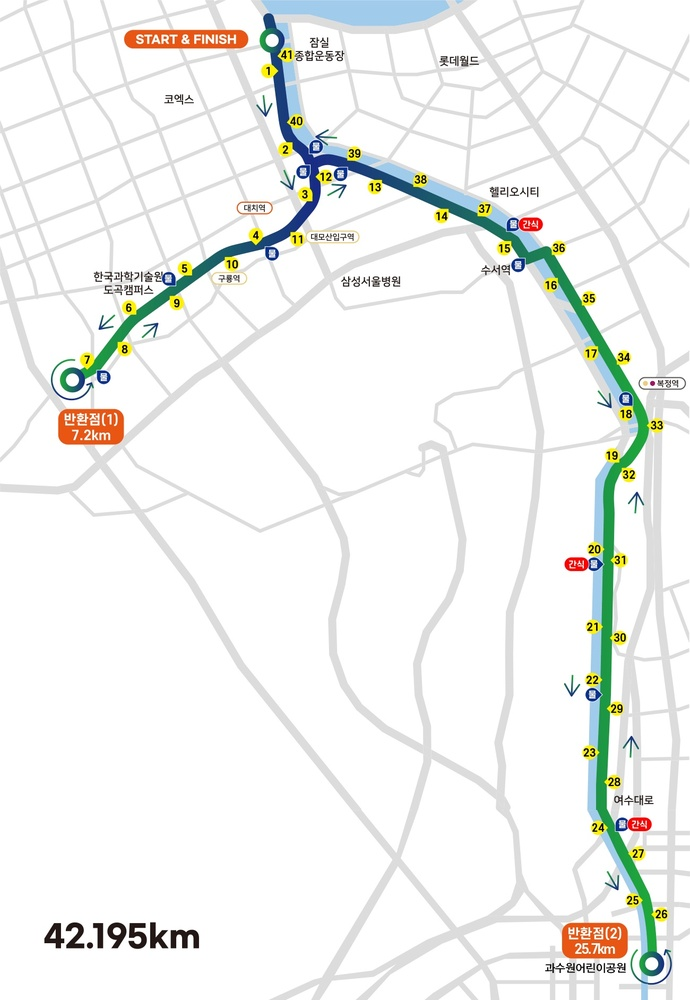
#> input picture data/Dataset/images/008.jpg, 690 x 1000 px, shrunk from 1300 x 1884 before the run
$ python visualize_component_filter.py --input-mask ../../data/Dataset/images/008.jpg
#> lines starting #> are read from the running program, lines starting #| are printed output that depends on the picture; after the words box and inside, x2 and y2 are one past the last pixel; in counts of white or black regions, pixels touching at a corner belong together
"""
작은 성분 제거(remove_small_components) 과정을 시각화하는 스크립트.

입력 마스크에 대해 아래 결과를 생성한다.
1) 이진화 결과
2) 제거 전 연결 성분 라벨 시각화
3) 작은 성분 제거 후 마스크
4) 제거된 픽셀만 강조한 오버레이
5) 간단한 통계 JSON
"""

from __future__ import annotations

import argparse
import json
import math
from pathlib import Path
from typing import List, Tuple

import numpy as np
from PIL import Image, ImageDraw, ImageFont


NEIGHBOR_OFFSETS_8: Tuple[Tuple[int, int], ...] = (
    (-1, -1),
    (-1, 0),
    (-1, 1),
    (0, -1),
    (0, 1),
    (1, -1),
    (1, 0),
    (1, 1),
)


def build_arg_parser() -> argparse.ArgumentParser:
    """커맨드라인 인자를 정의한다."""
    parser = argparse.ArgumentParser(description="Visualize remove_small_components process")
    parser.add_argument(
        "--input-mask",
        type=str,
        required=True,
        help="Path to input mask image",
    )
    parser.add_argument(
        "--output-dir",
        type=str,
        default="outputs/component_filter_visualization",
        help="Output directory",
    )
    parser.add_argument(
        "--threshold",
        type=int,
        default=127,
        help="Binarization threshold", # 입력 마스크가 흑백이 아닌 경우, 이 임계값으로 이진화한다.
    )
    parser.add_argument(
        "--min-component-area",
        type=int,
        default=130,
        help="Minimum area to keep components", # 이 픽셀 수 미만인 성분은 제거된다.
    )
    parser.add_argument(
        "--max-labeled-components",
        type=int,
        default=60,
        help="Maximum components to color individually in label preview", # 연결 성분 라벨 시각화에서 개별 색상으로 구분할 최대 성분 수. 이 수를 초과하는 성분은 회색으로 표시된다.
    )
    return parser


def load_binary_mask(mask_path: Path, threshold: int) -> np.ndarray:
    """마스크를 읽어 이진 배열(bool)로 변환한다."""
    image = Image.open(mask_path).convert("L")
    arr = np.asarray(image, dtype=np.uint8)
    return arr > threshold


def connected_components(binary: np.ndarray) -> List[List[Tuple[int, int]]]:
    """8-연결 성분을 구한다."""
    height, width = binary.shape
    visited = np.zeros_like(binary, dtype=bool)
    components: List[List[Tuple[int, int]]] = []

    ys, xs = np.nonzero(binary)
    for start_y, start_x in zip(ys.tolist(), xs.tolist()):
        if visited[start_y, start_x]:
            continue

        stack: List[Tuple[int, int]] = [(start_y, start_x)]
        visited[start_y, start_x] = True
        component: List[Tuple[int, int]] = []

        while stack:
            y, x = stack.pop()
            component.append((y, x))

            for dy, dx in NEIGHBOR_OFFSETS_8:
                ny, nx = y + dy, x + dx
                if 0 <= ny < height and 0 <= nx < width:
                    if binary[ny, nx] and not visited[ny, nx]:
                        visited[ny, nx] = True
                        stack.append((ny, nx))

        components.append(component)

    return components


def remove_small_components(binary: np.ndarray, min_area: int) -> np.ndarray:
    """픽셀 수가 min_area 미만인 성분을 제거한다."""
    if min_area <= 0:
        return binary.copy()

    cleaned = np.zeros_like(binary, dtype=bool)
    components = connected_components(binary)
    for component in components:
        if len(component) >= min_area:
            ys, xs = zip(*component)
            cleaned[np.array(ys), np.array(xs)] = True

    return cleaned


def bool_to_rgb(mask: np.ndarray) -> Image.Image:
    """bool 마스크를 흑백 RGB로 변환한다."""
    gray = mask.astype(np.uint8) * 255
    rgb = np.stack([gray, gray, gray], axis=-1)
    return Image.fromarray(rgb)


def component_label_preview(
    binary: np.ndarray,
    components: List[List[Tuple[int, int]]],
    max_components: int,
) -> Image.Image:
    """연결 성분을 색으로 구분해 보여준다."""
    canvas = np.zeros((binary.shape[0], binary.shape[1], 3), dtype=np.uint8)

    # 큰 성분을 먼저 표시하면 주요 성분 식별이 쉬워진다.
    sorted_components = sorted(components, key=len, reverse=True)
    palette = [
        (255, 90, 90),
        (90, 200, 255),
        (100, 230, 130),
        (255, 190, 70),
        (200, 120, 255),
        (255, 120, 190),
        (120, 255, 210),
        (210, 220, 120),
    ]

    for idx, component in enumerate(sorted_components[: max(1, max_components)]):
        color = palette[idx % len(palette)]
        ys, xs = zip(*component)
        canvas[np.array(ys), np.array(xs)] = np.array(color, dtype=np.uint8)

    # 색상 제한 밖의 성분은 회색으로 처리한다.
    for component in sorted_components[max(1, max_components) :]:
        ys, xs = zip(*component)
        canvas[np.array(ys), np.array(xs)] = np.array((150, 150, 150), dtype=np.uint8)

    return Image.fromarray(canvas)


def removed_overlay(original: np.ndarray, cleaned: np.ndarray) -> Image.Image:
    """제거된 픽셀을 빨간색으로 강조한다."""
    base = np.stack([original.astype(np.uint8) * 255] * 3, axis=-1)
    removed = original & (~cleaned)
    base[removed] = np.array([255, 40, 40], dtype=np.uint8)
    return Image.fromarray(base)


def with_title(image: Image.Image, title: str) -> Image.Image:
    """이미지 상단에 제목 텍스트를 붙인다."""
    top = 30
    canvas = Image.new("RGB", (image.width, image.height + top), (255, 255, 255))
    canvas.paste(image, (0, top))
    draw = ImageDraw.Draw(canvas)
    draw.text((8, 8), title, fill=(0, 0, 0), font=ImageFont.load_default())
    return canvas


def contact_sheet(images: List[Image.Image], cols: int = 2) -> Image.Image:
    """여러 이미지를 그리드로 묶는다."""
    if not images:
        raise ValueError("No images to compose")

    max_w = max(img.width for img in images)
    max_h = max(img.height for img in images)
    rows = int(math.ceil(len(images) / cols))
    sheet = Image.new("RGB", (cols * max_w, rows * max_h), (245, 245, 245))

    for i, img in enumerate(images):
        r = i // cols
        c = i % cols
        sheet.paste(img, (c * max_w, r * max_h))

    return sheet


def main() -> None:
    """CLI 진입점."""
    args = build_arg_parser().parse_args()

    input_mask_path = Path(args.input_mask)
    if not input_mask_path.exists():
        raise FileNotFoundError(f"Input mask not found: {input_mask_path}")

    output_dir = Path(args.output_dir)
    output_dir.mkdir(parents=True, exist_ok=True)

    binary = load_binary_mask(input_mask_path, threshold=args.threshold)
#> in load_binary_mask, `return arr > threshold`:
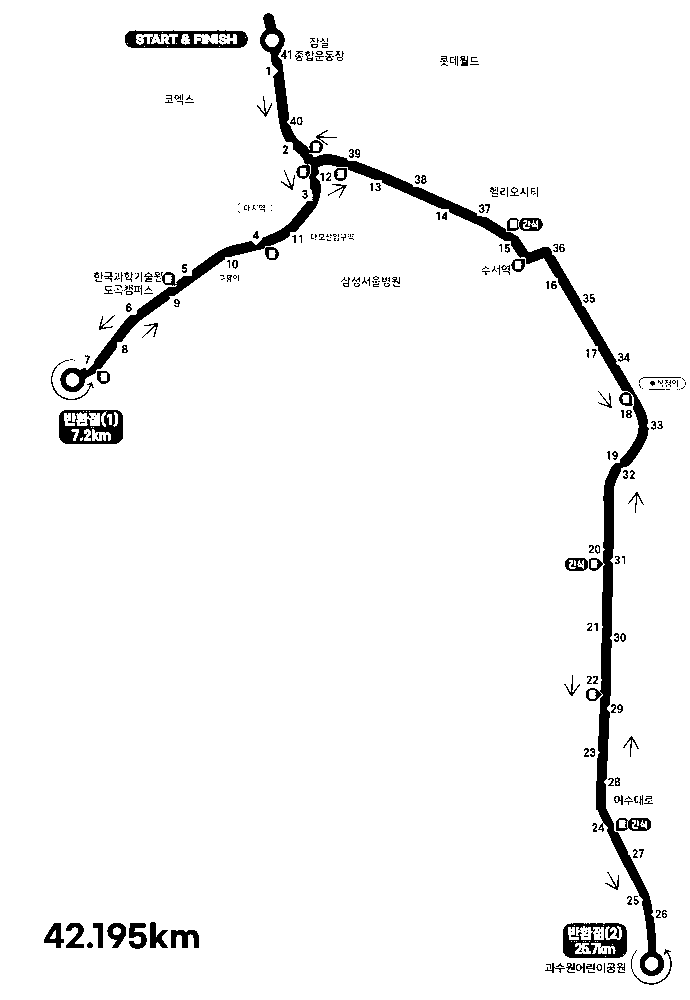
#> returned value: shape (1000, 690) bool; 96% white; 301 black regions (187 under 20 px), largest, box (x1, y1, x2, y2) and area: (60, 13, 664, 976) 16074, (59, 410, 123, 444) 1327, (563, 923, 627, 958) 1322
    components = connected_components(binary)
#> the loop in connected_components, `for start_y, start_x in zip(ys.tolist(), xs.tolist()):` made 662245 passes
#> after the loop in connected_components, `for start_y, start_x in zip(ys.tolist(), xs.tolist()):`: components = 104 items
#> components = 104 items
    cleaned = remove_small_components(binary, min_area=args.min_component_area)
#> the loop in connected_components (call 2), `for start_y, start_x in zip(ys.tolist(), xs.tolist()):` made 662245 passes
#> the loop in remove_small_components, `for component in components:` made 104 passes
#> component on passes 2, 7, 8, 9, 10, 12, 13, 14: [(32, 162)], [(35, 159)], [(37, 245)], [(43, 127)], [(43, 176)], [(46, 144)], [(46, 167)], [(46, 219)]

    removed = binary & (~cleaned)
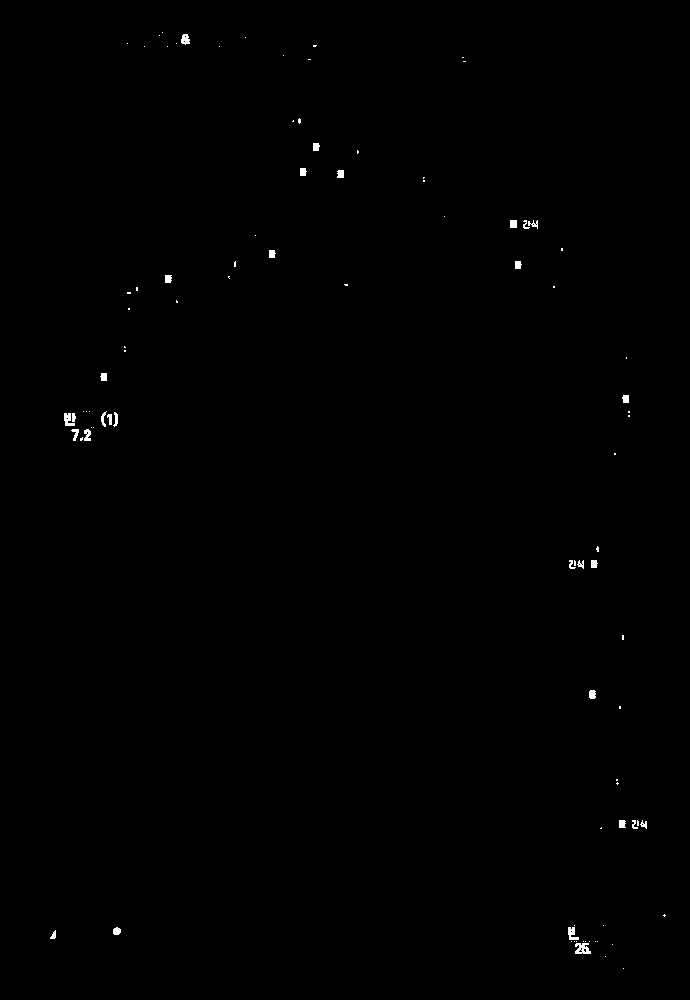
#> removed: shape (1000, 690) bool; 0.26% white; 93 white regions (63 under 20 px), largest, box (x1, y1, x2, y2) and area: (575, 943, 591, 954) 124, (64, 413, 75, 426) 89, (568, 927, 579, 940) 87
    kept_components = sum(1 for c in components if len(c) >= args.min_component_area)
#> kept_components = 11
    removed_components = len(components) - kept_components
#> removed_components = 93

    panel_original = with_title(
        bool_to_rgb(binary),
        f"Original Binary | pixels={int(np.sum(binary))}",
    )
#> in with_title, `top = 30`: top = 30
    panel_labels = with_title(
        component_label_preview(binary, components, max_components=args.max_labeled_components),
        f"Connected Components | total={len(components)}",
    )
#> in component_label_preview, `sorted_components = sorted(components, key=len, reverse=True)`: sorted_components = 104 items
#> the loop in component_label_preview, `for idx, component in enumerate(sorted_components[: max(1, max_compone..` made 60 passes
#> color on passes 1 to 8: (255, 90, 90), (90, 200, 255), (100, 230, 130), (255, 190, 70), (200, 120, 255), (255, 120, 190), (120, 255, 210), (210, 220, 120)
#> after the loop in component_label_preview, `for idx, component in enumerate(sorted_components[: max(1, max_compone..`:
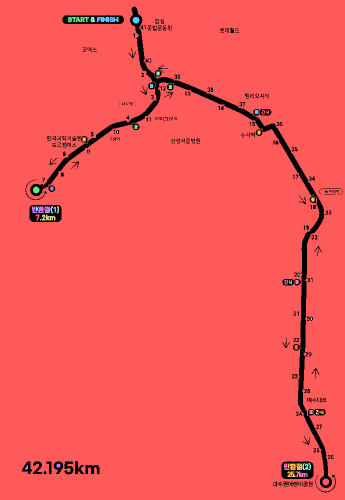
#> canvas: shape (1000, 690, 3) (shown at 1/2 size); mean of channels 0, 1, 2 244.3, 86.9, 86.8; drawn as R, G, B
#> the loop in component_label_preview, `for component in sorted_components[max(1, max_components) :]:` made 44 passes
    panel_cleaned = with_title(
        bool_to_rgb(cleaned),
        f"After remove_small_components | pixels={int(np.sum(cleaned))}",
    )
    panel_removed = with_title(
        removed_overlay(binary, cleaned),
        f"Removed Pixels(RED) | pixels={int(np.sum(removed))}",
    )
#> in removed_overlay, `base[removed] = np.array([255, 40, 40], dtype=np.uint8)`:
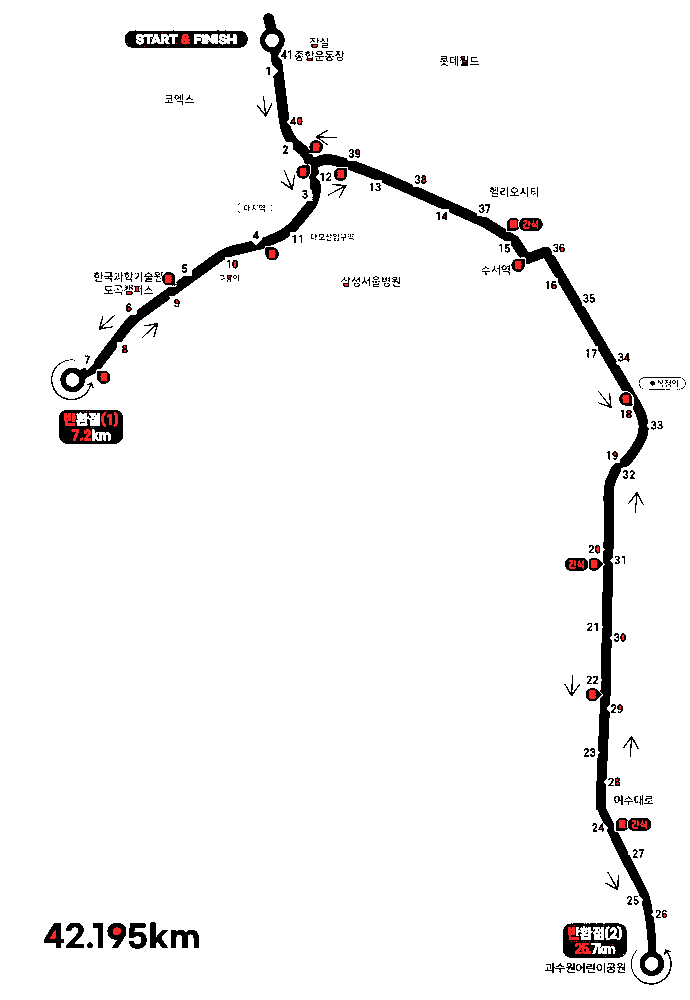
#> base: shape (1000, 690, 3); mean of channels 0, 1, 2 244.7, 244.2, 244.2; drawn as R, G, B

    sheet = contact_sheet([panel_original, panel_labels, panel_cleaned, panel_removed], cols=2)
#> after the loop in contact_sheet, `for i, img in enumerate(images):`:
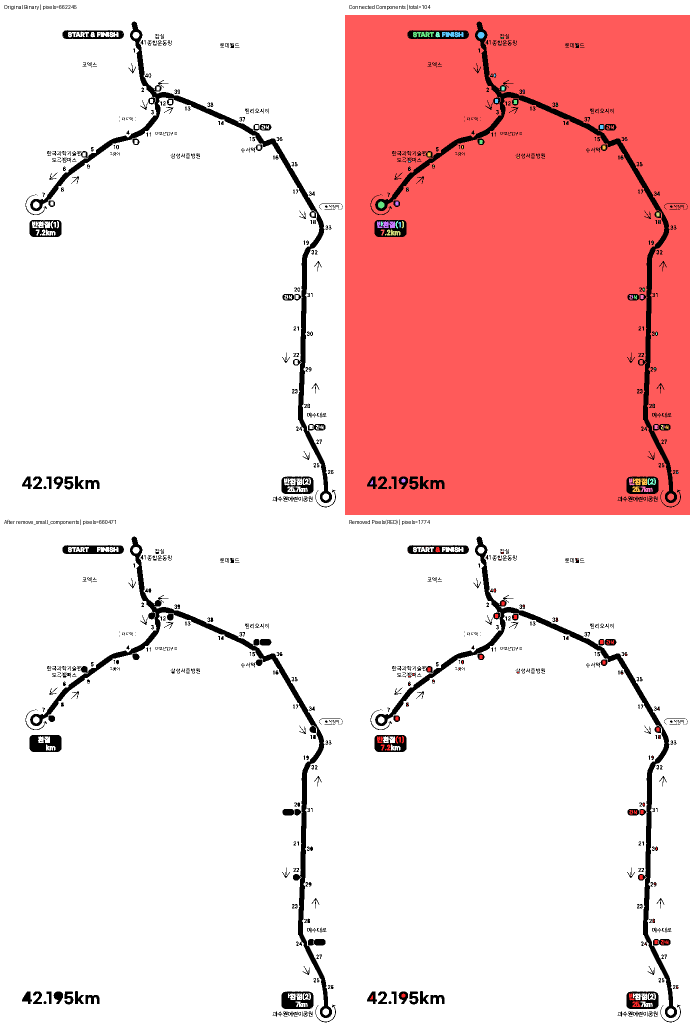
#> sheet: PIL image 1380x2060 RGB (shown at 1/2 size); mean R, G, B 244.6, 206.3, 206.3

    stem = input_mask_path.stem
    sheet_path = output_dir / f"{stem}_component_filter_sheet.png"
    binary_path = output_dir / f"{stem}_binary.png"
    cleaned_path = output_dir / f"{stem}_cleaned_min_area_{args.min_component_area}.png"
    removed_path = output_dir / f"{stem}_removed_overlay.png"
    stats_path = output_dir / f"{stem}_component_filter_stats.json"

    sheet.save(sheet_path)
    bool_to_rgb(binary).save(binary_path)
    bool_to_rgb(cleaned).save(cleaned_path)
    removed_overlay(binary, cleaned).save(removed_path)

    stats = {
        "input_mask": str(input_mask_path),
        "threshold": int(args.threshold),
        "min_component_area": int(args.min_component_area),
        "total_components": int(len(components)),
        "kept_components": int(kept_components),
        "removed_components": int(removed_components),
        "original_foreground_pixels": int(np.sum(binary)),
        "cleaned_foreground_pixels": int(np.sum(cleaned)),
        "removed_pixels": int(np.sum(removed)),
        "outputs": {
            "sheet": str(sheet_path),
            "binary": str(binary_path),
            "cleaned": str(cleaned_path),
            "removed_overlay": str(removed_path),
        },
    }
    with open(stats_path, "w", encoding="utf-8") as f:
        json.dump(stats, f, ensure_ascii=False, indent=2)

    print(f"Visualization sheet saved to: {sheet_path}")
    print(f"Stats JSON saved to: {stats_path}")


if __name__ == "__main__":
    main()

$ run again, on data/Dataset/images/089.jpg
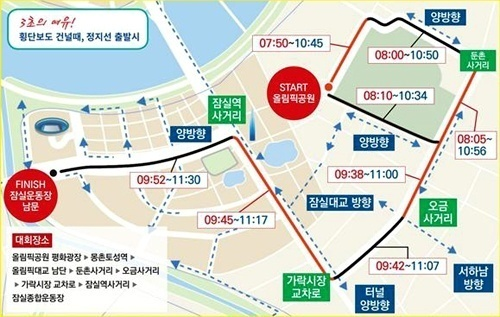
#> input picture data/Dataset/images/089.jpg, 500 x 317 px
#> in load_binary_mask, `return arr > threshold`:
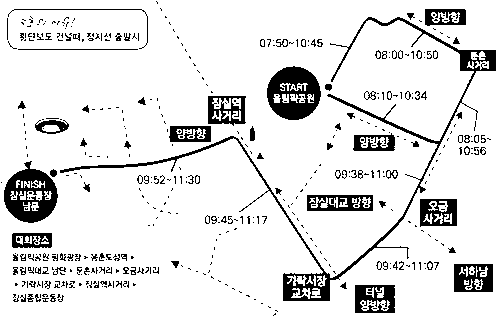
#> returned value: shape (317, 500) bool; 88.6% white; 484 black regions (378 under 20 px), largest, box (x1, y1, x2, y2) and area: (60, 17, 496, 301) 3944, (267, 66, 321, 120) 1888, (4, 161, 58, 223) 1828
#> the loop in connected_components, `for start_y, start_x in zip(ys.tolist(), xs.tolist()):` made 140489 passes
#> after the loop in connected_components, `for start_y, start_x in zip(ys.tolist(), xs.tolist()):`: components = 83 items
#> the loop in connected_components (call 2), `for start_y, start_x in zip(ys.tolist(), xs.tolist()):` made 140489 passes
#> the loop in remove_small_components, `for component in components:` made 83 passes
#> component on passes 3, 4, 5, 15, 22, 26, 58: [(35, 74), (36, 74), (37, 74)], [(38, 126), (38, 127)], [(39, 118)], [(94, 424), (95, 424), (96, 424), (96, 423), (95, 423)], [(128, 63)], [(136, 466), (137, 467), (137, 466), (136, 467)], [(255, 29)]
#> removed: shape (317, 500) bool; 2% white in thin lines or dots, all inside (x1, y1, x2, y2) = (10, 35, 489, 301)
#> kept_components = 5
#> removed_components = 78
#> top = 30
#> sorted_components = 83 items
#> the loop in component_label_preview, `for idx, component in enumerate(sorted_components[: max(1, max_compone..` made 60 passes
#> color on passes 1 to 8: (255, 90, 90), (90, 200, 255), (100, 230, 130), (255, 190, 70), (200, 120, 255), (255, 120, 190), (120, 255, 210), (210, 220, 120)
#> the loop in component_label_preview, `for component in sorted_components[max(1, max_components) :]:` made 23 passes
#> (component, ys, xs) on passes 10 to 12: ([(94, 424), (95, 424), (96, 424), (96, 423), (95, 423)], (94, 95, 96, 96, 95), (424, 424, 424, 423, 423)), ([(272, 132), (273, 133), (273, 134), (273, 132), (272, 133)], (272, 273, 273, 273, 272), (132, 133, 134, 132, 133)), ([(136, 466), (137, 467), (137, 466), (136, 467)], (136, 137, 137, 136), (466, 467, 466, 467))
#> gray: shape (317, 500); 86.7% white; 436 black regions (330 under 20 px), largest, box (x1, y1, x2, y2) and area: (60, 17, 496, 301) 4567, (4, 161, 58, 223) 2298, (267, 66, 321, 120) 2260
#> base: shape (317, 500, 3); mean of channels 0, 1, 2 226, 221.8, 221.8
#> after the loop in contact_sheet, `for i, img in enumerate(images):`:
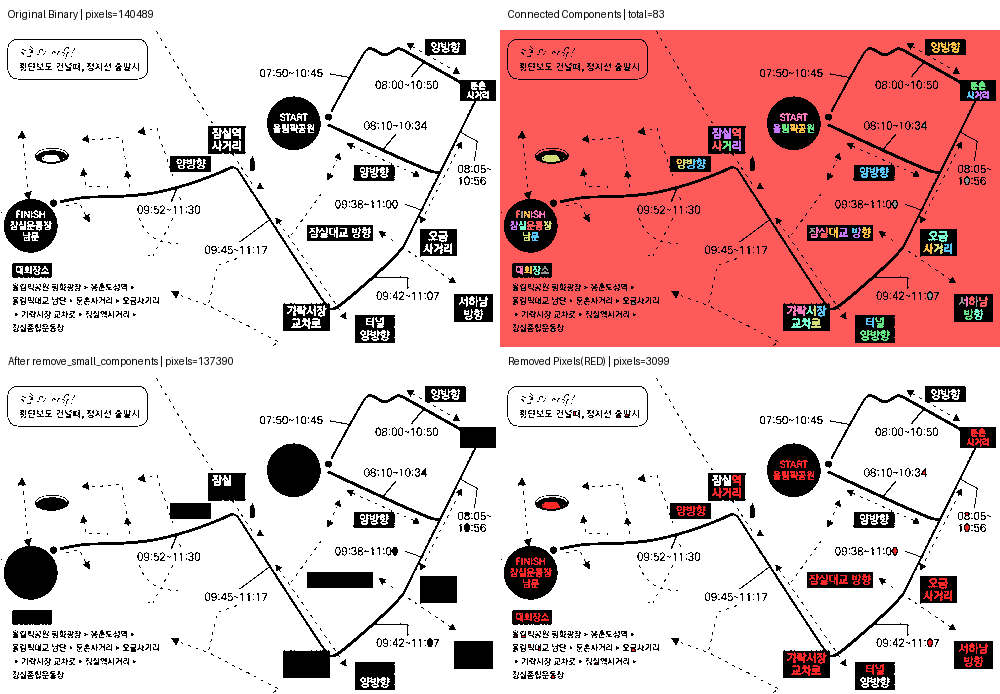
#> sheet: PIL image 1000x694 RGB; mean R, G, B 226.4, 192.9, 192.9
